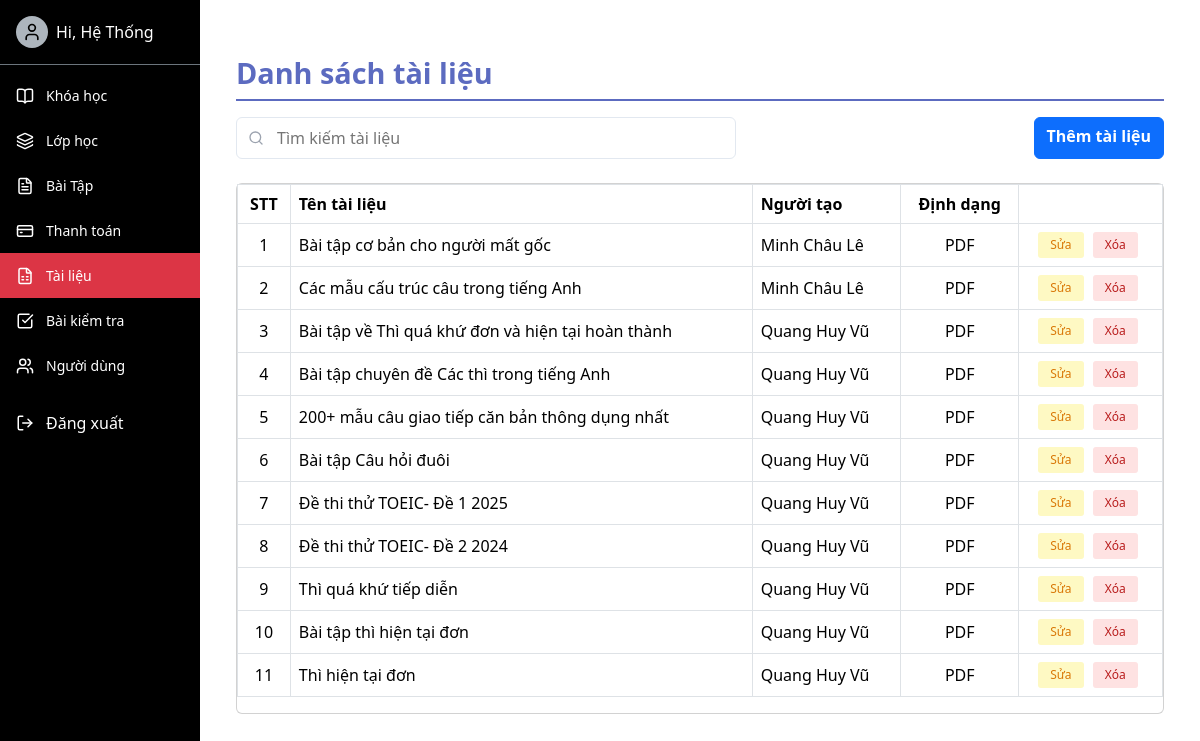
Screenshot of /document_management/ (signed in) with the database file from the repository.
### english/models.py (models this page shows)
class DOCUMENT(models.Model):
    doc_id = models.AutoField(primary_key=True)
    doc_name = models.CharField(max_length=100)
    doc_file = models.FileField(upload_to='media/documents', null=True, blank=True)
    auth_user_id = models.ForeignKey(User, on_delete=models.CASCADE,default=1,)
    class Meta:
        db_table = 'DOCUMENT'

### DocumentManagement/views.py (the view)
# urls.py: path('', views.document_list, name='document_list'),
@login_required
@user_passes_test(is_staff)
def document_list(request):
    documents = DOCUMENT.objects.select_related('auth_user_id').all().order_by('-doc_id')
    context = {
        'documents': documents,
        'active_menu': 'documents',
        'title': 'Danh sách tài liệu',
    }
    return render(request, 'document_list.html', context)

### english/views.py (called while the page is built)
def is_staff(user):
    return user.groups.filter(name__in=['Admin', 'Teacher']).exists()

### DocumentManagement/templates/document_list.html (shortened to what this page needs)
<link rel="stylesheet" href="https://cdnjs.cloudflare.com/ajax/libs/font-awesome/6.4.0/css/all.min.css">
<link href="https://cdn.jsdelivr.net/npm/bootstrap@5.3.0/dist/css/bootstrap.min.css" rel="stylesheet">
{% extends 'base-admin.html' %}
{% block content %}
<div class="container-fluid">
    <h2 class="custom-title">Danh sách tài liệu</h2>
    <div class="d-flex justify-content-between mb-4 mt-2">
        <div style="position: relative; max-width: 500px; width: 100%;">
    <input
        type="text"
        id="searchInput"
        placeholder="Tìm kiếm tài liệu"
        style="width: 100%; padding: 0.5rem 1rem 0.5rem 2.5rem; border: 1px solid #e2e8f0; border-radius: 0.375rem;"
    >
</div>
        <a href="{% url 'add_document' %}" class="btn btn-primary" style="font-weight: bold";>Thêm tài liệu
        </a>
    </div>
    <div class="card">
        <div class="card-body p-0">
            <div class="table-responsive">
                <table class="table table-bordered table-hover align-middle">
                    <thead>
                        <tr>
                            <th class="text-center">STT</th>
                            <th>Tên tài liệu</th>
                            <th>Người tạo</th>
                            <th class="text-center">Định dạng</th>
                            <th class="text-center"></th>
                        </tr>
                    </thead>
                    <tbody>
                        {% for document in documents %}
                        <tr>
                            <td class="text-center">{{ forloop.counter }}</td>
                            <td>{{ document.doc_name|default:"(Không có tên)" }}</td>
                            <td>{{ document.auth_user_id.first_name }} {{ document.auth_user_id.last_name }}</td>
                            <td class="text-center">PDF</td>
                            <td class="text-center">
                                <a href="{% url 'document_detail_edit' document.doc_id %}" class="btn btn-sm btn-common">Sửa</a>
                                <form method="post" action="{% url 'document_detail_edit' document.doc_id %}" style="display:inline;">
                                    <button type="submit" name="delete" class="btn btn-sm btn-delete" onclick="return confirm('Bạn có chắc chắn muốn xóa tài liệu này?');">Xóa</button>
                                </form>
                            </td>
                        </tr>
                        {% empty %}
                        <tr>
                            <td colspan="6" class="text-center py-4">Không có tài liệu nào.</td>
                        </tr>
                        {% endfor %}
                    </tbody>
                </table>
            </div>
        </div>
    </div>
</div>
{% endblock %}

### english/templates/base-admin.html (shortened to what this page needs)
<!DOCTYPE html>
{% load static %}
<html lang="vi">
<head>
  <link href="https://cdn.jsdelivr.net/npm/bootstrap@5.3.2/dist/css/bootstrap.min.css" rel="stylesheet">
  <link href="{% static 'css/base-admin.css' %}" rel="stylesheet">
</head>
<body>
  <div class="d-flex" style="min-height: 100vh;">
    <div class="sidebar">
      <div class="d-flex align-items-center gap-2 p-3 border-bottom border-secondary">
        <div class="avatar">
          {% if request.user.is_authenticated %}
            <i data-lucide="user" style="width: 20px; height: 20px; color: black;"></i>
          {% endif %}
        </div>
       <a style="cursor: pointer; text-decoration: none; color: white;" href="{% url 'course' %}"> <span>Hi, {{ request.user.first_name }}</span> </a>
      </div>
      <nav class="mt-2">
        {% if request.user.is_superuser %}
        <div class="sidebar-item {% if request.resolver_match.url_name in 'admin_ql_khoahoc admin_xemkhoahoc add_lesson_detail admin_themkhoahoc view_lesson_detail' %}active{% endif %}">
          <i data-lucide="book-open" style="width: 18px; height: 18px;"></i>
          <a href="{% url 'admin_ql_khoahoc' %}">Khóa học</a>
        </div>
        {% endif %}
        <div class="sidebar-item {% if request.resolver_match.url_name in 'class_list add_class update_rollcall class_detail class_exercise class_rollcall exercise_detail' %}active{% endif %}">
          <i data-lucide="layers" style="width: 18px; height: 18px;"></i>
          <a href="{% url 'class_list' %}">Lớp học</a>
        </div>
        <div class="sidebar-item {% if request.resolver_match.url_name in 'admin_ql_baitap them_baitap xem_baitap sua_baitap sua_baitap_xem' %}active{% endif %}">
          <i data-lucide="file-text" style="width: 18px; height: 18px;"></i>
          <a href="{% url 'admin_ql_baitap' %}">Bài Tập</a>
        </div>
        {% if request.user.is_superuser %}
        <div class="sidebar-item {% if request.resolver_match.url_name in 'payment_detail payment_list add_payment' %}active{% endif %}">
          <i data-lucide="credit-card" style="width: 18px; height: 18px;"></i>
          <a href="{% url 'payment_list' %}">Thanh toán</a>
        </div>
        {% endif %}
        <div class="sidebar-item {% if request.resolver_match.url_name in 'document_list add_document document_detail_edit' %}active{% endif %}">
          <i data-lucide="file-spreadsheet" style="width: 18px; height: 18px;"></i>
          <a href="{% url 'document_list' %}">Tài liệu</a>
        </div>
        <div class="sidebar-item {% if request.resolver_match.url_name in 'admin_test_list admin_test_add results admin_test_details result_detail result_delete test_delete test_edit' %}active{% endif %}">
          <i data-lucide="check-square" style="width: 18px; height: 18px;"></i>
          <a href="{% url 'admin_test_list' %}">Bài kiểm tra</a>
        </div>
        {% if request.user.is_superuser %}
        <div class="sidebar-item {% if request.resolver_match.url_name in 'user_list user_edit user_detail user_create user_delete' %}active{% endif %}">
          <i data-lucide="users" style="width: 18px; height: 18px;"></i>
          <a href="{% url 'user_list' %}">Người dùng</a>
        </div>
        {% endif %}
      </nav>
      <form action="{% url 'logout' %}" method="post" style="display: inline;">
        <div class="mt-auto" style="margin-top: auto; border-top: 1px solid rgba(0,0,0,.125); padding-top: 10px;">
          <div class="sidebar-item">
            <button type="submit" class="sidebar-item" style="background: none; border: none; color: inherit; padding: 0; font: inherit; cursor: pointer;">
              <i data-lucide="log-out" style="width: 18px; height: 18px;"></i>
              Đăng xuất
            </button>
          </div>
        </div>
      </form>
    </div>
    <div class="main-content flex-grow-1">
      {% block content %}{% endblock %}
    </div>
  </div>
</body>
</html>

### english/static/css/base-admin.css (style rules this page uses)
body { width: 100%; min-height: 100vh; overflow-x: hidden; margin:0; width: 100%; }
.sidebar { width: 200px; background-color: #000; color: white; height: 100vh; position: fixed; margin:0; z-index:1000; }
.sidebar-item { display: flex; align-items: center; gap: 12px; padding: 12px 16px; cursor: pointer; color: white; text-decoration: none; }
.sidebar-item.active { background-color: #dc3545; }
.sidebar-item span, .sidebar-item a { font-size: 14px; color: white; text-decoration: none; }
.main-content { margin-left: 200px; padding: 24px; }
.avatar { width: 32px; height: 32px; border-radius: 50%; background-color: #adb5bd; display: flex; align-items: center; justify-content: center; }

### DocumentManagement/templates/document_list.html (style rules this page uses)
.custom-title { font-size: 1.8rem; font-weight: 700; color: #5c6bc0; border-bottom: 2px solid; margin: 1.5rem 0 1rem; padding: 8px 0; }
.btn-common { background-color: #fef9c3; border: none; color: #d97706; font-weight: 500; padding: 0.25rem 0.75rem; font-size: 0.75rem; border-radius: 3px; margin-right: 5px; }
.btn-delete { background-color: #fee2e2; border: none; color: #b91c1c; font-weight: 500; padding: 0.25rem 0.75rem; font-size: 0.75rem; border-radius: 3px; margin-right: 5px; }

### rows the page displays
DOCUMENT: doc_name "Bài tập cơ bản cho người mất gốc", auth_user_id.first_name "Minh Châu", auth_user_id.last_name "Lê"
DOCUMENT: doc_name "Các mẫu cấu trúc câu trong tiếng Anh", auth_user_id.first_name "Minh Châu", auth_user_id.last_name "Lê"
DOCUMENT: doc_name "Bài tập về Thì quá khứ đơn và hiện tại hoàn thành", auth_user_id.first_name "Quang Huy", auth_user_id.last_name "Vũ"
DOCUMENT: doc_name "Bài tập chuyên đề Các thì trong tiếng Anh", auth_user_id.first_name "Quang Huy", auth_user_id.last_name "Vũ"
DOCUMENT: doc_name "200+ mẫu câu giao tiếp căn bản thông dụng nhất", auth_user_id.first_name "Quang Huy", auth_user_id.last_name "Vũ"
DOCUMENT: doc_name "Bài tập Câu hỏi đuôi", auth_user_id.first_name "Quang Huy", auth_user_id.last_name "Vũ"
DOCUMENT: doc_name "Đề thi thử TOEIC- Đề 1 2025", auth_user_id.first_name "Quang Huy", auth_user_id.last_name "Vũ"
DOCUMENT: doc_name "Đề thi thử TOEIC- Đề 2 2024", auth_user_id.first_name "Quang Huy", auth_user_id.last_name "Vũ"
DOCUMENT: doc_name "Thì quá khứ tiếp diễn", auth_user_id.first_name "Quang Huy", auth_user_id.last_name "Vũ"
DOCUMENT: doc_name "Bài tập thì hiện tại đơn", auth_user_id.first_name "Quang Huy", auth_user_id.last_name "Vũ"
DOCUMENT: doc_name "Thì hiện tại đơn", auth_user_id.first_name "Quang Huy", auth_user_id.last_name "Vũ"

### other values shown
{{ request.user.first_name }} "Hệ Thống"
